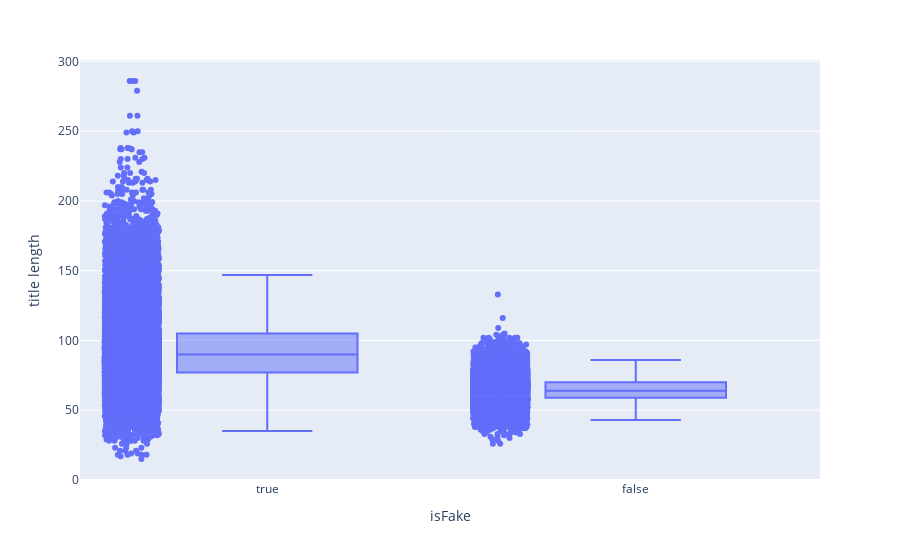

Notebook source saved alongside this figure:
### Code cell
import plotly.express as px
# Creating plot
fig=px.box(title_length,x='isFake',y='title length',points='all')
 
# show plot
fig.show()

### Figure 1 — Plotly figure (JSON) as saved in the notebook; plotly's stock layout.template omitted (floating-point values rounded to 4 significant figures; data arrays with more than 128 entries replaced by an {"elided": "..."} marker saying what was removed)
{"data": [{"alignmentgroup": "True", "boxpoints": "all", "hovertemplate": "isFake=%{x}<br>title length=%{y}<extra></extra>", "legendgroup": "", "marker": {"color": "#636efa"}, "name": "", "notched": false, "offsetgroup": "", "orientation": "v", "showlegend": false, "type": "box", "x": {"elided": "44888 bool values"}, "x0": " ", "xaxis": "x", "y": {"elided": "44888 int values"}, "y0": " ", "yaxis": "y"}], "layout": {"boxmode": "group", "legend": {"tracegroupgap": 0}, "margin": {"t": 60}, "xaxis": {"anchor": "y", "domain": [0, 1], "title": {"text": "isFake"}}, "yaxis": {"anchor": "x", "domain": [0, 1], "title": {"text": "title length"}}}}
